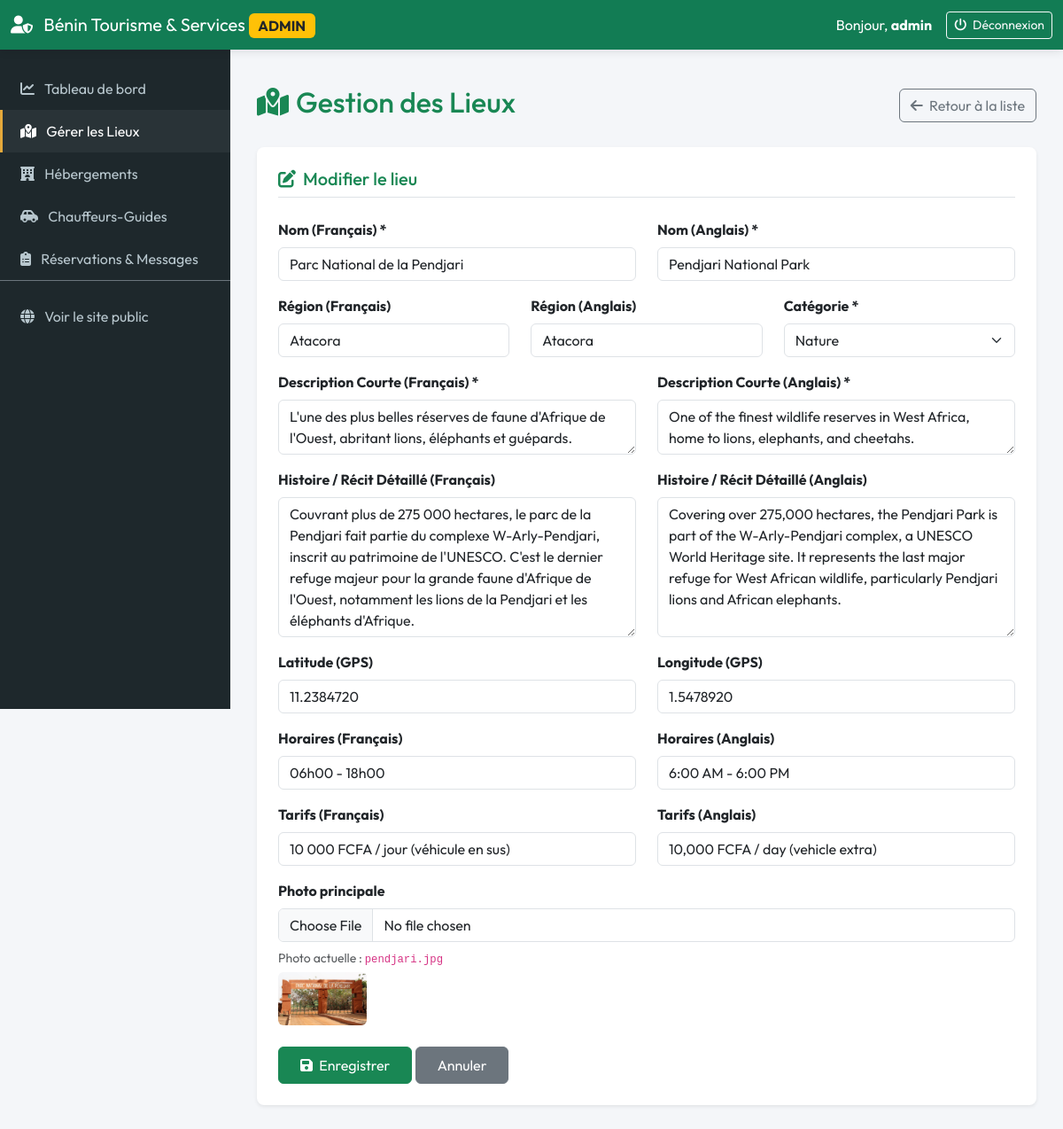
The app's page /admin/lieux.php?action=edit&id=4 (signed in) with its own data.
### tables this page shows
CREATE TABLE lieux (
  id INT AUTO_INCREMENT PRIMARY KEY,
  nom_fr VARCHAR(150) NOT NULL,
  nom_en VARCHAR(150) NOT NULL,
  region_fr VARCHAR(100) NOT NULL,
  region_en VARCHAR(100) NOT NULL,
  categorie VARCHAR(50) NOT NULL,  
  description_courte_fr VARCHAR(255) NOT NULL,
  description_courte_en VARCHAR(255) NOT NULL,
  histoire_fr TEXT,
  histoire_en TEXT,
  photo_principale VARCHAR(255),
  latitude DECIMAL(10,7),
  longitude DECIMAL(10,7),
  horaires_fr VARCHAR(100),
  horaires_en VARCHAR(100),
  tarif_fr VARCHAR(50),
  tarif_en VARCHAR(50),
  date_creation TIMESTAMP DEFAULT CURRENT_TIMESTAMP,
  INDEX idx_lieux_categorie (categorie),
  INDEX idx_lieux_region_fr (region_fr),
  INDEX idx_lieux_region_en (region_en)
);

### includes/fonctions.php (called while the page is built, shortened)
<?php
function e($text) {
    return htmlspecialchars($text ?? '', ENT_QUOTES, 'UTF-8');
}
function get_image_url($img_name, $category = 'Culture') {
    $lieux_mapping = [
        'ganvie.jpg'         => 'assets/images/lieux/cité_ganvier.jpg',
        'abomey.jpg'         => 'assets/images/lieux/palais_abomey.jpg',
        'route_esclaves.jpg' => 'assets/images/lieux/porte_non_retour.jpg',
        'pendjari.jpg'       => 'assets/images/lieux/parc_national_pendjary.jpg',
        'grand_popo.jpg'     => 'assets/images/lieux/route_des_peches.jpg',
        'temple_pythons.jpg' => 'assets/images/lieux/temple_des_python.jpg',
    ];
    if (!empty($img_name) && isset($lieux_mapping[$img_name])) {
        $mapped = $lieux_mapping[$img_name];
        if (file_exists(__DIR__ . '/../' . $mapped)) {
            return $mapped;
        }
    }
    $placeholders = [
        'Culture'           => 'https://images.unsplash.com/photo-1599946347371-68eb71b16afc?auto=format&fit=crop&w=800&q=80',
        'Nature'            => 'https://images.unsplash.com/photo-1547471080-7cc2caa01a7e?auto=format&fit=crop&w=800&q=80',
        'Plage'             => 'https://images.unsplash.com/photo-1507525428034-b723cf961d3e?auto=format&fit=crop&w=800&q=80',
        'Spiritualité'      => 'https://images.unsplash.com/photo-1609137144813-7d722ef2049e?auto=format&fit=crop&w=800&q=80',
        'Hôtel'             => 'https://images.unsplash.com/photo-1566073771259-6a8506099945?auto=format&fit=crop&w=800&q=80',
        'Auberge'           => 'https://images.unsplash.com/photo-1520250497591-112f2f40a3f4?auto=format&fit=crop&w=800&q=80',
        "Maison d'hôtes"    => 'https://images.unsplash.com/photo-1540555700478-4be289fbecef?auto=format&fit=crop&w=800&q=80',
        'guide'             => 'https://images.unsplash.com/photo-1488646953014-85cb44e25828?auto=format&fit=crop&w=800&q=80',
    ];
    return $placeholders[$category] ?? $placeholders['Culture'];
}

### admin/lieux.php (the view, shortened to what this page needs)
<?php
require_once 'header.php';
$action = isset($_GET['action']) ? $_GET['action'] : 'list';
$id = isset($_GET['id']) ? (int)$_GET['id'] : 0;
?>
<div class="d-flex justify-content-between align-items-center mb-4">
    <h1 class="h2 text-success"><i class="fa-solid fa-map-location-dot me-2"></i>Gestion des Lieux</h1>
    <?php if ($action === 'list'): ?>
        <a href="?action=add" class="btn btn-success"><i class="fa-solid fa-plus me-1"></i> Ajouter un Lieu</a>
    <?php else: ?>
        <a href="?action=list" class="btn btn-outline-secondary"><i class="fa-solid fa-arrow-left me-1"></i> Retour à la liste</a>
    <?php endif; ?>
</div>
<?php if ($action === 'list'):
    $stmt = $pdo->query("SELECT * FROM lieux ORDER BY nom_fr ASC");
    $lieux = $stmt->fetchAll();
?>
    <div class="card border-0 shadow-sm rounded-3">
        <div class="card-body p-0">
            <div class="table-responsive">
                <table class="table table-hover align-middle mb-0">
                    <thead class="table-light">
                        <tr>
                            <th style="width: 80px;">Photo</th>
                            <th>Nom (FR/EN)</th>
                            <th>Région (FR/EN)</th>
                            <th>Catégorie</th>
                            <th style="width: 150px;" class="text-end">Actions</th>
                        </tr>
                    </thead>
                    <tbody>
                        <?php if (!empty($lieux)): ?>
                            <?php foreach ($lieux as $l): ?>
                                <tr>
                                    <td>
                                        <img src="<?= get_image_url($l['photo_principale'], $l['categorie']) ?>" class="rounded" style="width: 60px; height: 40px; object-fit: cover;">
                                    </td>
                                    <td>
                                        <div class="fw-bold"><?= e($l['nom_fr']) ?></div>
                                        <small class="text-muted"><?= e($l['nom_en']) ?></small>
                                    </td>
                                    <td>
                                        <div><?= e($l['region_fr']) ?></div>
                                        <small class="text-muted"><?= e($l['region_en']) ?></small>
                                    </td>
                                    <td><span class="badge bg-success"><?= e($l['categorie']) ?></span></td>
                                    <td class="text-end">
                                        <a href="?action=edit&id=<?= $l['id'] ?>" class="btn btn-sm btn-outline-primary me-1" title="Modifier">
                                            <i class="fa-solid fa-pencil"></i>
                                        </a>
                                        <a href="?action=delete&id=<?= $l['id'] ?>" class="btn btn-sm btn-outline-danger" title="Supprimer" onclick="return confirm('Êtes-vous sûr de vouloir supprimer ce lieu ?')">
                                            <i class="fa-solid fa-trash"></i>
                                        </a>
                                    </td>
                                </tr>
                            <?php endforeach; ?>
                        <?php else: ?>
                            <tr>
                                <td colspan="5" class="text-center py-4 text-muted">Aucun lieu enregistré.</td>
                            </tr>
                        <?php endif; ?>
                    </tbody>
                </table>
            </div>
        </div>
    </div>
<?php elseif ($action === 'add' || $action === 'edit'):
    $l = [
        'nom_fr' => '', 'nom_en' => '', 'region_fr' => '', 'region_en' => '',
        'categorie' => 'Culture', 'description_courte_fr' => '', 'description_courte_en' => '',
        'histoire_fr' => '', 'histoire_en' => '', 'photo_principale' => '',
        'latitude' => '', 'longitude' => '', 'horaires_fr' => '', 'horaires_en' => '',
        'tarif_fr' => '', 'tarif_en' => ''
    ];
    if ($action === 'edit' && $id > 0) {
        $stmt = $pdo->prepare("SELECT * FROM lieux WHERE id = ?");
        $stmt->execute([$id]);
        $res = $stmt->fetch();
        if ($res) {
            $l = $res;
        }
    }
?>
    <div class="card border-0 shadow-sm rounded-3">
        <div class="card-body p-4">
            <h3 class="card-title h5 text-success mb-4 border-bottom pb-2">
                <i class="fa-solid fa-pen-to-square me-2"></i><?= $action === 'add' ? 'Ajouter un nouveau lieu' : 'Modifier le lieu' ?>
            </h3>
            <form method="POST" enctype="multipart/form-data">
                <div class="row">
                    <div class="col-md-6 mb-3">
                        <label class="form-label fw-bold">Nom (Français) *</label>
                        <input type="text" name="nom_fr" class="form-control" value="<?= e($l['nom_fr']) ?>" required>
                    </div>
                    <div class="col-md-6 mb-3">
                        <label class="form-label fw-bold">Nom (Anglais) *</label>
                        <input type="text" name="nom_en" class="form-control" value="<?= e($l['nom_en']) ?>" required>
                    </div>
                </div>
                <div class="row">
                    <div class="col-md-4 mb-3">
                        <label class="form-label fw-bold">Région (Français)</label>
                        <input type="text" name="region_fr" class="form-control" value="<?= e($l['region_fr']) ?>">
                    </div>
                    <div class="col-md-4 mb-3">
                        <label class="form-label fw-bold">Région (Anglais)</label>
                        <input type="text" name="region_en" class="form-control" value="<?= e($l['region_en']) ?>">
                    </div>
                    <div class="col-md-4 mb-3">
                        <label class="form-label fw-bold">Catégorie *</label>
                        <select name="categorie" class="form-select" required>
                            <option value="Nature" <?= $l['categorie'] === 'Nature' ? 'selected' : '' ?>>Nature</option>
                        </select>
                    </div>
                </div>
                <div class="row">
                    <div class="col-md-6 mb-3">
                        <label class="form-label fw-bold">Description Courte (Français) *</label>
                        <textarea name="description_courte_fr" class="form-control" rows="2" maxlength="255" required><?= e($l['description_courte_fr']) ?></textarea>
                    </div>
                    <div class="col-md-6 mb-3">
                        <label class="form-label fw-bold">Description Courte (Anglais) *</label>
                        <textarea name="description_courte_en" class="form-control" rows="2" maxlength="255" required><?= e($l['description_courte_en']) ?></textarea>
                    </div>
                </div>
                <div class="row">
                    <div class="col-md-6 mb-3">
                        <label class="form-label fw-bold">Histoire / Récit Détaillé (Français)</label>
                        <textarea name="histoire_fr" class="form-control" rows="6"><?= e($l['histoire_fr']) ?></textarea>
                    </div>
                    <div class="col-md-6 mb-3">
                        <label class="form-label fw-bold">Histoire / Récit Détaillé (Anglais)</label>
                        <textarea name="histoire_en" class="form-control" rows="6"><?= e($l['histoire_en']) ?></textarea>
                    </div>
                </div>
                <div class="row">
                    <div class="col-md-6 mb-3">
                        <label class="form-label fw-bold">Latitude (GPS)</label>
                        <input type="number" step="0.0000001" name="latitude" class="form-control" value="<?= e($l['latitude']) ?>" placeholder="Ex: 6.467822">
                    </div>
                    <div class="col-md-6 mb-3">
                        <label class="form-label fw-bold">Longitude (GPS)</label>
                        <input type="number" step="0.0000001" name="longitude" class="form-control" value="<?= e($l['longitude']) ?>" placeholder="Ex: 2.417258">
                    </div>
                </div>
                <div class="row">
                    <div class="col-md-6 mb-3">
                        <label class="form-label fw-bold">Horaires (Français)</label>
                        <input type="text" name="horaires_fr" class="form-control" value="<?= e($l['horaires_fr']) ?>" placeholder="Ex: 08h00 - 18h00">
                    </div>
                    <div class="col-md-6 mb-3">
                        <label class="form-label fw-bold">Horaires (Anglais)</label>
                        <input type="text" name="horaires_en" class="form-control" value="<?= e($l['horaires_en']) ?>" placeholder="Ex: 8:00 AM - 6:00 PM">
                    </div>
                </div>
                <div class="row">
                    <div class="col-md-6 mb-3">
                        <label class="form-label fw-bold">Tarifs (Français)</label>
                        <input type="text" name="tarif_fr" class="form-control" value="<?= e($l['tarif_fr']) ?>" placeholder="Ex: 5 000 FCFA">
                    </div>
                    <div class="col-md-6 mb-3">
                        <label class="form-label fw-bold">Tarifs (Anglais)</label>
                        <input type="text" name="tarif_en" class="form-control" value="<?= e($l['tarif_en']) ?>" placeholder="Ex: 5,000 FCFA">
                    </div>
                </div>
                <div class="mb-4">
                    <label class="form-label fw-bold">Photo principale</label>
                    <input type="file" name="photo_principale" class="form-control">
                    <?php if (!empty($l['photo_principale'])): ?>
                        <div class="mt-2 small text-muted">
                            Photo actuelle : <code><?= e($l['photo_principale']) ?></code>
                            <br>
                            <img src="<?= get_image_url($l['photo_principale'], $l['categorie']) ?>" class="rounded mt-1" style="width: 100px; height: 60px; object-fit: cover;">
                        </div>
                    <?php endif; ?>
                </div>
                <div>
                    <button type="submit" class="btn btn-success px-4 py-2"><i class="fa-solid fa-save me-1"></i> Enregistrer</button>
                    <a href="?action=list" class="btn btn-secondary px-4 py-2">Annuler</a>
                </div>
            </form>
        </div>
    </div>
<?php endif; ?>
<?php require_once 'footer.php'; ?>

### admin/header.php (style rules this page uses)
:root { --admin-primary: #127C54; --admin-dark: #0B3B2C; --admin-accent: #E5A93B; --sidebar-width: 260px; }
body { font-family: 'Outfit', sans-serif; background-color: #f4f6f9; }

### records on screen
lieux: nom_fr "Parc National de la Pendjari", nom_en "Pendjari National Park", region_fr "Atacora", region_en "Atacora", categorie "Nature", description_courte_fr "L'une des plus belles réserves de faune d'Afrique de l'Ouest, abritant lions, éléphants et guépards.", description_courte_en "One of the finest wildlife reserves in West Africa, home to lions, elephants, and cheetahs.", histoire_fr "Couvrant plus de 275 000 hectares, le parc de la Pendjari fait partie du complexe W-Arly-Pendjari, inscrit au patrimoine de l'UNESCO. C'est le dernier refuge majeur pour la grande faune d'Afrique de l'Ouest, notamment les lions de la Pendjari et les éléphants d'Afrique.", histoire_en "Covering over 275,000 hectares, the Pendjari Park is part of the W-Arly-Pendjari complex, a UNESCO World Heritage site. It represents the last major refuge for West African wildlife, particularly Pendjari lions and African elephants.", latitude "11.2384720", longitude "1.5478920", horaires_fr "06h00 - 18h00", horaires_en "6:00 AM - 6:00 PM", tarif_fr "10 000 FCFA / jour (véhicule en sus)", tarif_en "10,000 FCFA / day (vehicle extra)", photo_principale "pendjari.jpg"

### other values on screen
$_SESSION['admin_username'] "admin"
